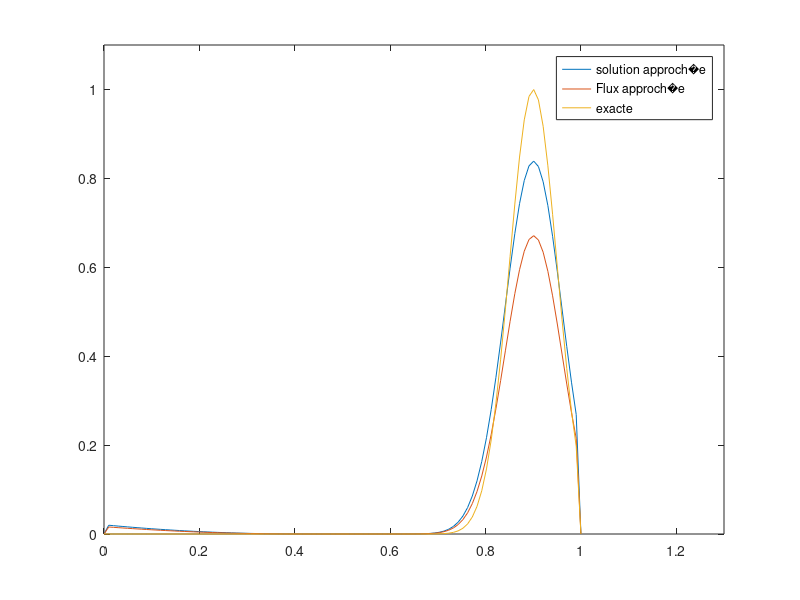

This chart was generated by the following MATLAB code:
L=1;
T=0.5;
n=100;

h=L/(n+1);
x=[h:h:L-h]';
c=0.8;

%discritisation en temps
m=54;
dt=T/(m+1);
u=exp(-200*(x-0.5).^2);

A=eye(n)+((-c*dt)/h)*eye(n)+((c*dt)/h)*diag(ones(n-1,1),-1);
A=sparse(A);

for t=dt:dt:T
 F=zeros(n,1);
F(1,1)=(c*dt/h)*(0.08*t*t+exp(-200*(0.5).^2));

 u=A*u+F;
  p=c*u;
% plot([0;x;L],[0;u;0],'o',[0;x;L],[0;p;0]);

 endfor


  f=exp(-200*(x-c*T-0.5).^2);


plot([0;x;L],[0;u;0],[0;x;L],[0;p;0],[0;x;L],[0;f;0]);
 legend('solution approch�e','Flux approch�e','exacte')
 axis([0,1.3,0,1.1])
  pause(0.0001); % To see the figure


